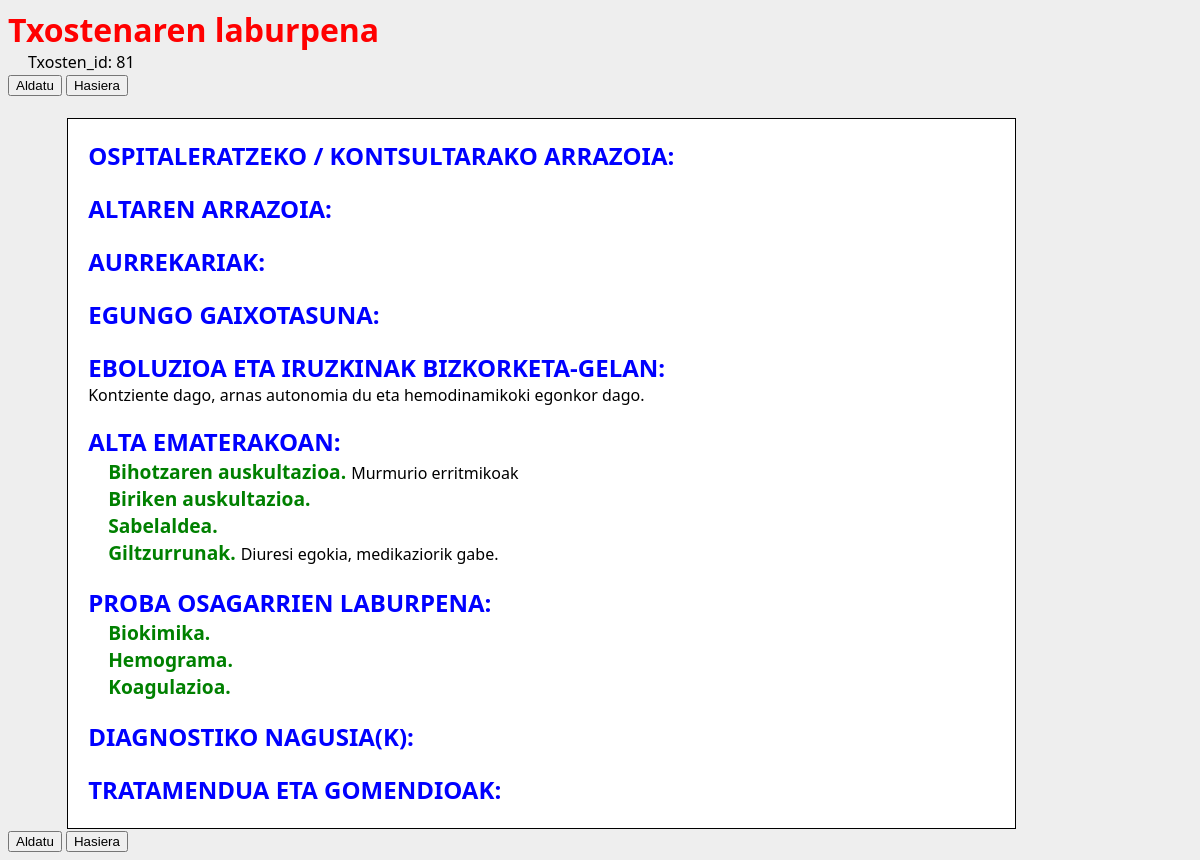
The app's page /txantiloiak/laburpena/81/ with its own data.
### txantiloiak/models.py (models this page shows, shortened)
class Txostena(models.Model):
    egilea = models.ForeignKey(User)
    data = models.DateTimeField(default=datetime.now,blank=True)
    txosten_testua = models.ManyToManyField(Atala,through='EdukiaAtala')
    def __str__(self):
        return str(self.id)
    class Meta:
        ordering = ["-data"]

class EdukiaAtala(models.Model):
    txostena = models.ForeignKey(Txostena)
    atala = models.ForeignKey(Atala)
    testua = models.TextField(blank=True)
    azpiatalak = models.ManyToManyField(Azpiatala,through='EdukiaAzpiatala')
    class Meta:
        ordering = ['atala__espezialitatea','atala__ordena']

class Atala(models.Model):
    izenburua = models.CharField(max_length=50)
    hautazkoa = models.BooleanField(default=False)
    espezialitatea = models.ForeignKey('Espezialitatea')
    testua = models.TextField(blank=True,default='')
    ordena = models.IntegerField()
    class Meta:
        ordering = ['espezialitatea','ordena']
    def defektuzkoTestua(self):
        if self.testua=='':
            return False
        else:
            return True
    defektuzkoTestua.boolean = True

class EdukiaAzpiatala(models.Model):
    goiEdukia = models.ForeignKey(EdukiaAtala)
    azpiatala = models.ForeignKey(Azpiatala)
    testua = models.TextField(blank=True)

class Azpiatala(models.Model):
    izenburua = models.CharField(max_length=50)
    hautazkoa = models.BooleanField(default=False)
    goiatala = models.ForeignKey(Atala)
    testua = models.TextField(blank=True,default='')
    ordena = models.IntegerField()
    class Meta:
        ordering = ['goiatala','ordena']

### txantiloiak/views.py (the view)
# urls.py: url(r'^laburpena/(?P<pk>[0-9]+)/$', views.LaburpenaView.as_view(), name='laburpena'),
class LaburpenaView(generic.DetailView):
    model = Txostena
    template_name = 'txantiloiak/laburpena.html'

### txantiloiak/templatetags/txantiloiak_extras.py (called while the page is built)
@register.filter()
def diagGorriz(value):
    if value.startswith('Diagnostiko'):
        return "diag"
    else:
        return "atal_lab"

### txantiloiak/templates/txantiloiak/laburpena.html (shortened to what this page needs)
{% load staticfiles %}
{% load txantiloiak_extras %}
<head>
</head>
<link rel="stylesheet" type="text/css" href="{% static 'txantiloiak/style.css' %}" />
<div id="lab">
<h1>Txostenaren laburpena</h1>
<span id="identifikadorea">Txosten_id: {{ txostena }}</span>
<br/>
<input type="button" value="Aldatu" onClick="window.location='/txantiloiak/{{ txostena.edukiaatala_set.first.atala.espezialitatea.id }}/aldatu/{{txostena}}'"/>
<input type="button" value="Hasiera" onClick="window.location='/txantiloiak/'"/>
<br/><br/>
<div id="espe_lab">
{% for edukia in txostena.edukiaatala_set.all %}
<div class="{{edukia.atala.izenburua|diagGorriz}}">
<h2>{{edukia.atala.izenburua}}: </h2><span>{{edukia.testua}}</span>
{% for azp_edukia in edukia.edukiaazpiatala_set.all %}
<div class="atal_lab">
<azpiatala>{{azp_edukia.azpiatala.izenburua}}. </azpiatala><span>{{azp_edukia.testua}}</span>
</div>
{% endfor%}
</div>
{% endfor%}
<br/>
</div>
</div>
<input type="button" value="Aldatu" onClick="window.location='/txantiloiak/{{ txostena.edukiaatala_set.first.atala.espezialitatea.id }}/aldatu/{{txostena}}'"/>
<input type="button" value="Hasiera" onClick="window.location='/txantiloiak/'"/>

### txantiloiak/static/txantiloiak/style.css (style rules this page uses)
.diag { margin-left:20px; size:80%; background-color:white; }
#lab h1 { color:red; margin-bottom: 0; }
#lab h2 { color:blue; text-transform: uppercase; margin-bottom: 0; }
#lab azpiatala { color:green; font-size:120%; font-weight: bold; }
#espe_lab { background-color:white; color:black; border-style: solid; border-width: 1px; margin-left:5%; width:80%; }
.atal_lab { margin-left:20px; size:80%; background-color:white; }
.atal_lab atala, azpiatala { diplay:inline; }
#identifikadorea { margin-left:20px; }

### records on screen
Txostena: id "81"
EdukiaAtala: atala.izenburua "OSPITALERATZEKO / KONTSULTARAKO ARRAZOIA"
EdukiaAtala: atala.izenburua "ALTAREN ARRAZOIA"
EdukiaAtala: atala.izenburua "AURREKARIAK"
EdukiaAtala: atala.izenburua "EGUNGO GAIXOTASUNA"
EdukiaAtala: atala.izenburua "EBOLUZIOA ETA IRUZKINAK BIZKORKETA-GELAN", testua "Kontziente dago, arnas autonomia du eta hemodinamikoki egonkor dago."
EdukiaAtala: atala.izenburua "ALTA EMATERAKOAN"
EdukiaAzpiatala: azpiatala.izenburua "Bihotzaren auskultazioa", testua "Murmurio erritmikoak"
EdukiaAzpiatala: azpiatala.izenburua "Biriken auskultazioa"
EdukiaAzpiatala: azpiatala.izenburua "Sabelaldea"
EdukiaAzpiatala: azpiatala.izenburua "Giltzurrunak", testua "Diuresi egokia, medikaziorik gabe."
EdukiaAtala: atala.izenburua "PROBA OSAGARRIEN LABURPENA"
EdukiaAzpiatala: azpiatala.izenburua "Biokimika"
EdukiaAzpiatala: azpiatala.izenburua "Hemograma"
EdukiaAzpiatala: azpiatala.izenburua "Koagulazioa"
EdukiaAtala: atala.izenburua "DIAGNOSTIKO NAGUSIA(K)"
EdukiaAtala: atala.izenburua "TRATAMENDUA ETA GOMENDIOAK"
